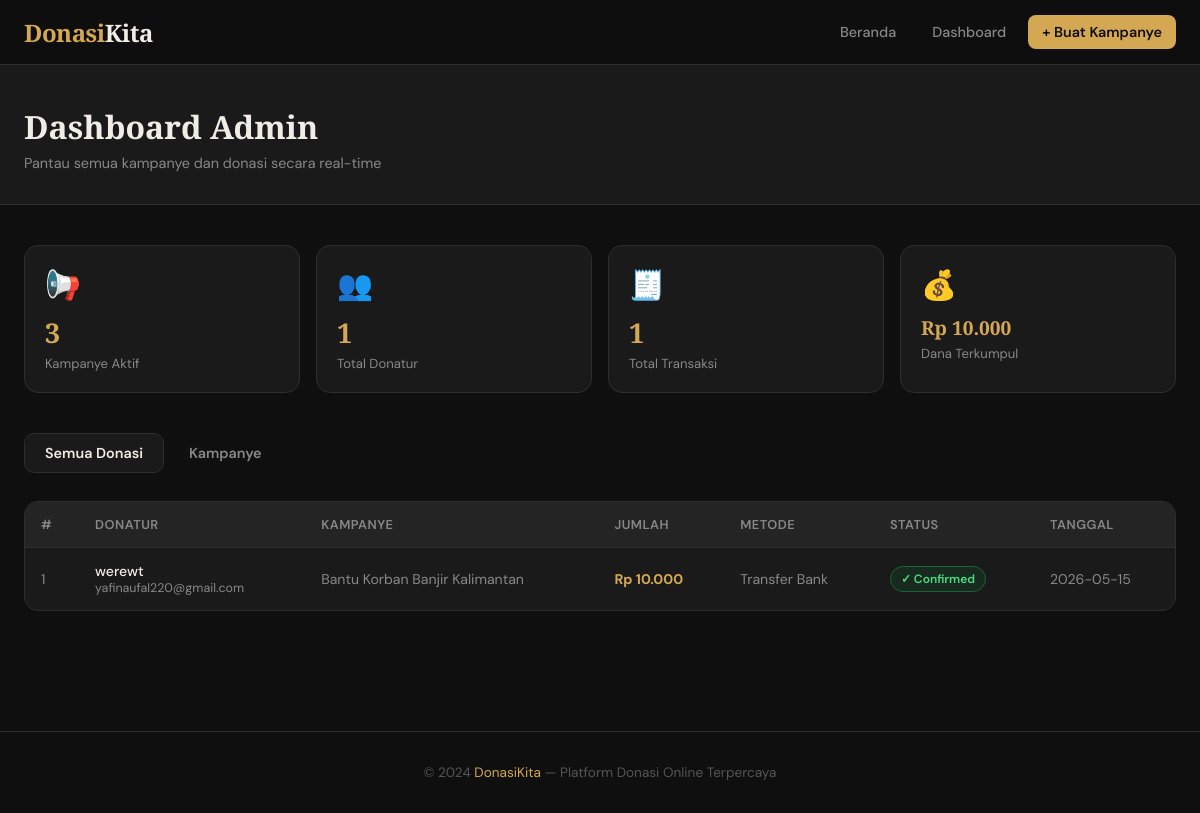
The page /admin on the database its author committed.
### tables this page shows
CREATE TABLE donations (
            id INTEGER PRIMARY KEY AUTOINCREMENT,
            campaign_id INTEGER NOT NULL,
            donor_name TEXT NOT NULL,
            donor_email TEXT NOT NULL,
            amount REAL NOT NULL,
            message TEXT,
            payment_method TEXT DEFAULT 'Transfer Bank',
            status TEXT DEFAULT 'pending',
            created_at TIMESTAMP DEFAULT CURRENT_TIMESTAMP,
            FOREIGN KEY (campaign_id) REFERENCES campaigns(id)
        );

CREATE TABLE campaigns (
            id INTEGER PRIMARY KEY AUTOINCREMENT,
            title TEXT NOT NULL,
            description TEXT NOT NULL,
            target_amount REAL NOT NULL,
            collected_amount REAL DEFAULT 0,
            image_filename TEXT,
            category TEXT DEFAULT 'Umum',
            is_active INTEGER DEFAULT 1,
            created_at TIMESTAMP DEFAULT CURRENT_TIMESTAMP
        );

### app.py (the view)
@app.route('/admin')
def admin():
    donations = db.get_all_donations()
    campaigns = db.get_all_campaigns()
    stats = db.get_stats()
    return render_template('admin.html', donations=donations, campaigns=campaigns, stats=stats)

### app.py (called while the page is built)
def format_rupiah(amount):
    return f"Rp {amount:,.0f}".replace(',', '.')

### db.py (called while the page is built)
def get_db():
    conn = sqlite3.connect(DB_PATH)
    conn.row_factory = sqlite3.Row
    return conn

def get_all_campaigns():
    conn = get_db()
    rows = conn.execute(
        'SELECT * FROM campaigns WHERE is_active=1 ORDER BY created_at DESC'
    ).fetchall()
    conn.close()
    return rows

def get_all_donations():
    conn = get_db()
    rows = conn.execute(
        '''SELECT d.*, c.title as campaign_title
           FROM donations d
           JOIN campaigns c ON d.campaign_id = c.id
           ORDER BY d.created_at DESC'''
    ).fetchall()
    conn.close()
    return rows

def get_stats():
    conn = get_db()
    total_campaigns = conn.execute('SELECT COUNT(*) FROM campaigns WHERE is_active=1').fetchone()[0]
    total_donations = conn.execute('SELECT COUNT(*) FROM donations WHERE status="confirmed"').fetchone()[0]
    total_amount = conn.execute('SELECT COALESCE(SUM(amount),0) FROM donations WHERE status="confirmed"').fetchone()[0]
    total_donors = conn.execute('SELECT COUNT(DISTINCT donor_email) FROM donations WHERE status="confirmed"').fetchone()[0]
    conn.close()
    return {
        'total_campaigns': total_campaigns,
        'total_donations': total_donations,
        'total_amount': total_amount,
        'total_donors': total_donors,
    }

### templates/admin.html (shortened to what this page needs)
{% extends "base.html" %}
{% block content %}
<div class="admin-header">
  <div class="admin-header-inner">
    <h1 class="admin-title">Dashboard Admin</h1>
    <p class="admin-sub">Pantau semua kampanye dan donasi secara real-time</p>
  </div>
</div>
<div class="container">
  <div class="stats-grid">
    <div class="stat-card">
      <div class="stat-card-icon">📢</div>
      <div class="stat-card-value">{{ stats.total_campaigns }}</div>
      <div class="stat-card-label">Kampanye Aktif</div>
    </div>
    <div class="stat-card">
      <div class="stat-card-icon">👥</div>
      <div class="stat-card-value">{{ stats.total_donors }}</div>
      <div class="stat-card-label">Total Donatur</div>
    </div>
    <div class="stat-card">
      <div class="stat-card-icon">🧾</div>
      <div class="stat-card-value">{{ stats.total_donations }}</div>
      <div class="stat-card-label">Total Transaksi</div>
    </div>
    <div class="stat-card">
      <div class="stat-card-icon">💰</div>
      <div class="stat-card-value" style="font-size:1.2rem;">{{ stats.total_amount | rupiah }}</div>
      <div class="stat-card-label">Dana Terkumpul</div>
    </div>
  </div>
  <div class="tabs">
    <button class="tab-btn active" onclick="switchTab('donations', this)">Semua Donasi</button>
    <button class="tab-btn" onclick="switchTab('campaigns', this)">Kampanye</button>
  </div>
  <div class="tab-panel active" id="tab-donations">
    <div class="table-wrap">
      <table class="data-table">
        <thead>
          <tr>
            <th>#</th>
            <th>Donatur</th>
            <th>Kampanye</th>
            <th>Jumlah</th>
            <th>Metode</th>
            <th>Status</th>
            <th>Tanggal</th>
          </tr>
        </thead>
        <tbody>
          {% if donations %}
          {% for d in donations %}
          <tr>
            <td class="td-muted">{{ d.id }}</td>
            <td>
              <div class="td-name">{{ d.donor_name }}</div>
              <div class="td-muted" style="font-size:.78rem;">{{ d.donor_email }}</div>
            </td>
            <td class="td-muted">{{ d.campaign_title }}</td>
            <td class="td-amount">{{ d.amount | rupiah }}</td>
            <td class="td-muted">{{ d.payment_method }}</td>
            <td>
              {% if d.status == 'confirmed' %}
                <span class="badge badge-green">✓ Confirmed</span>
              {% else %}
                <span class="badge badge-red">⏳ Pending</span>
              {% endif %}
            </td>
            <td class="td-muted">{{ d.created_at[:10] }}</td>
          </tr>
          {% endfor %}
          {% else %}
          <tr>
            <td colspan="7" style="text-align:center;color:var(--text-muted);padding:40px;">Belum ada donasi</td>
          </tr>
          {% endif %}
        </tbody>
      </table>
    </div>
  </div>
</div>
{% endblock %}

### templates/base.html (style rules this page uses)
:root { --bg: #0f0f0f; --surface: #1a1a1a; --surface2: #242424; --border: #2e2e2e; --gold: #d4a853; --gold-light: #f0c878; --green: #4ade80; --red: #f87171; --blue: #60a5fa; --text: #f0ede6; --text-muted: #888; --text-dim: #555; --radius: 12px; }
* { margin: 0; padding: 0; box-sizing: border-box; }
body { font-family: 'DM Sans', sans-serif; background: var(--bg); color: var(--text); min-height: 100vh; }
.container { max-width: 1200px; margin: 0 auto; padding: 40px 24px; }
.badge { display: inline-block; padding: 4px 10px; border-radius: 99px; font-size: 0.75rem; font-weight: 600; }
.badge-green { background: #14532d44; color: var(--green); border: 1px solid #166534; }

### templates/admin.html (style rules this page uses)
.admin-header { background: var(--surface); border-bottom: 1px solid var(--border); padding: 40px 24px 32px; }
.admin-header-inner { max-width: 1200px; margin: 0 auto; }
.admin-title { font-family: 'Playfair Display', serif; font-size: 2rem; font-weight: 900; margin-bottom: 6px; }
.admin-sub { color: var(--text-muted); font-size: 0.9rem; }
.stats-grid { display: grid; grid-template-columns: repeat(4, 1fr); gap: 16px; margin-bottom: 40px; }
.stat-card { background: var(--surface); border: 1px solid var(--border); border-radius: 14px; padding: 20px; }
.stat-card-icon { font-size: 1.8rem; margin-bottom: 10px; }
.stat-card-value { font-family: 'Playfair Display', serif; font-size: 1.7rem; font-weight: 700; color: var(--gold); margin-bottom: 4px; }
.stat-card-label { font-size: 0.82rem; color: var(--text-muted); }
.tabs { display: flex; gap: 4px; margin-bottom: 28px; }
.tab-btn { padding: 10px 20px; border-radius: 10px; border: 1px solid transparent; background: none; color: var(--text-muted); font-family: 'DM Sans', sans-serif; font-size: 0.9rem; font-weight: 600; cursor: pointer; transition: all .2s; }
.tab-btn.active { background: var(--surface); border-color: var(--border); color: var(--text); }
.tab-panel { display: none; }
.tab-panel.active { display: block; }
.table-wrap { background: var(--surface); border: 1px solid var(--border); border-radius: 14px; overflow: hidden; }
.data-table { width: 100%; border-collapse: collapse; font-size: 0.88rem; }
.data-table th { padding: 14px 16px; text-align: left; border-bottom: 1px solid var(--border); font-weight: 600; color: var(--text-muted); font-size: 0.8rem; text-transform: uppercase; letter-spacing: .5px; background: var(--surface2); }
.data-table td { padding: 14px 16px; border-bottom: 1px solid var(--border); vertical-align: middle; }
.data-table tr:last-child td { border-bottom: none; }
.td-amount { color: var(--gold); font-weight: 700; }
.td-name { font-weight: 500; }
.td-muted { color: var(--text-muted); }

### rows shown on the page
donations: id "1", donor_name "werewt", donor_email "yafinaufal220@gmail.com", campaign_title "Bantu Korban Banjir Kalimantan", amount|rupiah "Rp 10.000", payment_method "Transfer Bank", status "✓ Confirmed", created_at "2026-05-15"

### other values the page prints
{{ stats.total_campaigns }} "3"
{{ stats.total_donors }} "1"
{{ stats.total_donations }} "1"
{{ stats.total_amount | rupiah }} "Rp 10.000"
